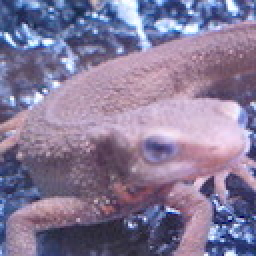
//> input picture q10/imori.jpg, 128 x 128 px (shown 2 times larger)
$ ./43q   (built with g++ and OpenCV 4)
//> lines starting //> are read from the running program, lines starting //| are printed output that depends on the picture
#include <iostream>
#include <cmath>
#include <algorithm>
#include <opencv2/opencv.hpp>
using namespace std;


void bgrtogray(cv::Mat &src, cv::Mat &dst)
{
    for(int y = 0; y < src.rows; y++){
        for(int x = 0; x < src.cols; x++){
            dst.at<uint8_t>(y, x) = (uint8_t)(0.2126 * (double)src.at<cv::Vec3b>(y, x)[2] +
                0.7152 * (double)src.at<cv::Vec3b>(y, x)[1] +
                0.0722 * (double)src.at<cv::Vec3b>(y, x)[0]);
        }
    }
}

void gaussian_filter5x5(cv::Mat &src, cv::Mat &dst, double sigma)
{
    //making kernel
    double kernel[5][5];
    double kernel_sum = 0.0;

    for(int y = -2; y <= 2; y++){
        for(int x = -2; x <= 2; x++){
            kernel[y+2][x+2] = 1/(2*M_PI*sigma*sigma)*exp(-(y*y + x*x)/(2*sigma*sigma));
            kernel_sum += kernel[y+2][x+2];
        }
    }
    //正規化1
    for(int y = -2; y <= 2; y++){
        for(int x = -2; x <= 2; x++){
            kernel[y+2][x+2] /=kernel_sum;
        }
    }
    //kernel check
    for(int y = -2; y <= 2; y++){
        for(int x = -2; x <= 2; x++){
           std::cout <<  kernel[y+2][x+2] ;
        }
        std::cout << std::endl;
    }

    // [17 lines of commented-out code are left out]

    cv::Mat temp = cv::Mat::zeros(dst.rows, dst.cols, CV_8UC1);

    float sum;
    for(int y = 0; y < src.rows; y++){
        for(int x = 0; x < src.cols; x++){
                sum = 0.0;

                for(int dy = -2; dy <= 2; dy++){//5x5でカーネル作って3x3で畳み込みはないわぁ
                    for(int dx = -2; dx <= 2; dx++){
                        //範囲外srcはs0?
                        sum += kernel[dy+2][dx+2] * (float)src.at<uint8_t>(y + dy, x + dx);
                    }
                }
                dst.at<float>(y, x) = std::clamp(sum, 0.0f, 255.0f);
                temp.at<uint8_t>(y, x) = std::clamp((int)sum, 0, 255);
        }
    }

    //cv::imshow("sample", temp);
    //cv::waitKey(0);
    //cv::destroyAllWindows();
}


void sobel_filter3x3(cv::Mat img, cv::Mat dst, bool flag)
{
    float kernelY[3][3] = {//Y方向微分-->横方向の輪郭
        {1, 2, 1},
        {0, 0, 0},
        {-1, -2, -1}
    };

    float kernelX[3][3] = {//X方向微分-->縦方向の輪郭
        {1, 0, -1},
        {2, 0, -2},
        {1, 0, -1}
    };

    float (*kernel)[3];//OK.二次元配列のアドレス格納用．//float型3要素のポインタになる．

    //check
    if(flag){
        printf("X\n");
        kernel = kernelX;
    }else{
        printf("Y\n");
        kernel = kernelY;
    }

    double temp;
    for(int y = 0; y < img.rows; y++){
        for(int x = 0; x < img.cols; x++){

            temp = 0;
            for(int dy = -1; dy <= 1; dy++){
                for(int dx = -1; dx <= 1; dx++){
                    if (((y + dy) >= 0) && (( x + dx) >= 0) && ((y + dy) < img.rows) && ((x + dx) < img.cols)){
                        temp += img.at<float>(y + dy, x + dx)*kernel[dy+1][dx+1];
                    }
                }
            }
            dst.at<float>(y, x) = fmax(0., fmin(temp, 255.0));
        }
    }

}


void get_edge(cv::Mat &fx, cv::Mat &fy, cv::Mat &dst)
{

    for(int y = 0; y < dst.rows; y++){
        for(int x = 0; x < dst.cols; x++){
            int tx = fx.at<float>(y, x);//途中計算は全部floatで殴るのが正解かもわからん．こっちのが精度高い気がしてる．
            int ty = fy.at<float>(y, x);
            dst.at<uint8_t>(y, x) = (uint8_t)std::clamp( (int)sqrt(tx*tx + ty*ty), 0, 255);//c++17
            //fmax(fmin(sqrt(pow(fx.at<uint8_t>(y, x), 2) + pow(fy.at<uint8_t>(y, x), 2)), 255), 0);
        }
    }
}

void get_angle(cv::Mat &fx, cv::Mat &fy, cv::Mat &dst)
{
    double tx;
    double ty;

    double ans;
    for(int y = 0; y < dst.rows; y++){
        for(int x = 0; x < dst.cols; x++){
            tx = (double)fx.at<float>(y, x);
            ty = (double)fy.at<float>(y, x);
            if(tx == 0) tx = 0.0000001;//分母0回避
            //std::cout << tx << "::" << ty << std::endl;

            ans = std::atan2(ty, tx);//[-pi, pi]の範囲//radで返ってきてる．
            ans = (ans * 180)/M_PI;

            //-22.5~157.5に修正
            if(ans < -22.5){
                ans += 180;
            }else if(157.5 < ans){
                ans -= 180;
            }
            //std::cout << ans << " ";
            //output
            if(ans <= 22.5){
                ans = 0;
            }else if(ans <=67.5){
                ans = 45;
            }else if(ans <= 112.5){
                ans = 90;
            }else{
                ans = 135;
            }
            dst.at<uint8_t>(y, x) = (uint8_t)ans;
        }
    }
}


cv::Mat non_maximum_suppression(cv::Mat &edge, cv::Mat &angle)
{//この処理畳み込みで書けないか????
//または代用として空間フィルタリング処理で先鋭化出来るような気がしてるが...
    cv::Mat dst = cv::Mat::zeros(edge.rows, edge.cols, CV_8UC1);
    int ang, ed_l, ed_s, ed_r;

    for(int y = 0; y < edge.rows; y++){
        for(int x = 0; x < edge.cols; x++){

            ang = angle.at<uint8_t>(y, x);

            if(ang == 0){
                //x方向両サイド
                ed_l = edge.at<uint8_t>(y, x-1);
                ed_s = edge.at<uint8_t>(y, x);
                ed_r = edge.at<uint8_t>(y, x+1);
                //境界
                if(x - 1 == -1) ed_l = 0;
                if(x + 1 == edge.rows) ed_r = 0;
                //条件
                if(ed_s != fmax(fmax(ed_l, ed_s), ed_r)){
                    dst.at<uint8_t>(y, x) = 0;
                }else{
                    dst.at<uint8_t>(y, x) = ed_s;
                }
            }else if(ang == 45){
                //斜め1
                ed_l = edge.at<uint8_t>(y+1, x-1);
                ed_s = edge.at<uint8_t>(y, x);
                ed_r = edge.at<uint8_t>(y-1, x+1);
                //境界
                if(x - 1 == -1 || y + 1 == edge.rows) ed_l = 0;
                if(x + 1 == edge.rows || y - 1 == -1) ed_r = 0;
                //条件
                if(ed_s != fmax(fmax(ed_l, ed_s), ed_r)){
                    dst.at<uint8_t>(y, x) = 0;
                }else{
                    dst.at<uint8_t>(y, x) = ed_s;
                }
            }else if(ang == 90){
                //上下
                ed_l = edge.at<uint8_t>(y+1, x);//上
                ed_s = edge.at<uint8_t>(y, x);
                ed_r = edge.at<uint8_t>(y-1, x);//下
                //境界
                if(y - 1 == -1) ed_l = 0;
                if(y + 1 == edge.rows) ed_r = 0;
                //条件
                if(ed_s != fmax(fmax(ed_l, ed_s), ed_r)){
                    dst.at<uint8_t>(y, x) = 0;
                }else{
                    dst.at<uint8_t>(y, x) = ed_s;
                }
            }else{
                //斜め2
                ed_l = edge.at<uint8_t>(y-1, x-1);
                ed_s = edge.at<uint8_t>(y, x);
                ed_r = edge.at<uint8_t>(y+1, x+1);
                //境界
                if(y - 1 == -1 || x - 1 == -1) ed_l = 0;
                if(y + 1 == edge.rows || x + 1 == edge.cols) ed_r = 0;
                //条件
                if(ed_s != fmax(fmax(ed_l, ed_s), ed_r)){
                    dst.at<uint8_t>(y, x) = 0;
                }else{
                    dst.at<uint8_t>(y, x) = ed_s;
                }
            }
        }
    }

    return dst;
}

void histerisis(cv::Mat &src, cv::Mat &dst, int HT, int LT)
{

    int vmax = 0;
    for(int y = 0; y < src.rows; y++){
        for(int x = 0; x < src.cols; x++){
            int value = src.at<uint8_t>(y, x);
            if( HT <= value ){

                dst.at<uint8_t>(y, x) = 255;
            }else if(LT < value  && value <= HT){

                for(int dy = -1; dy <= 1; dy++){
                    for(int dx = -1; dx <= 1; dx++){
                        if(vmax < src.at<uint8_t>( fmin(fmax(y+dy, 0), src.rows-1), fmin(fmax(x+dx, 0), src.cols-1) ) ){//畳み込みで最大値特定
                            vmax = src.at<uint8_t>(y+dy, x+dx);
                        }
                        dst.at<uint8_t>(y, x) = vmax;
                    }
                }
            }else if(value <= LT){

                dst.at<uint8_t>(y, x) = 0;
            }

        }
    }
}


int canny_step3(void)
{
    /*<<<--step1:ノイズ低減と微分-->>>*/
    /*フツーの空間フィルタだとノイズが強い．だからこのアルゴリズムを使う．*/
    cv::Mat src = cv::imread("./imori.jpg");
//> src is the input picture: 128 rows x 128 cols, CV_8UC3; mean B, G, R 152.8, 121.8, 134.1
    cv::Mat dst = cv::Mat::zeros(src.rows, src.cols, CV_8UC1);
    cv::Mat gau_dst = cv::Mat::zeros(src.rows, src.cols, CV_32FC1);
    cv::Mat fx = cv::Mat::zeros(src.rows, src.cols, CV_32FC1);
    cv::Mat fy = cv::Mat::zeros(src.rows, src.cols, CV_32FC1);

    bgrtogray(src, dst);
    gaussian_filter5x5(dst, gau_dst, 1.4);
//> the loop in gaussian_filter5x5, `for(int y = 0; y < src.rows; y++)` made 128 passes
//> sum on passes 1 to 12: 77.53, 100.9, 108.8, 105.6, 101.5, 102, 109.5, 121.6, 133, 141.1, 140.8, 132.3
//> after the loop in gaussian_filter5x5, `for(int y = 0; y < src.rows; y++)`:
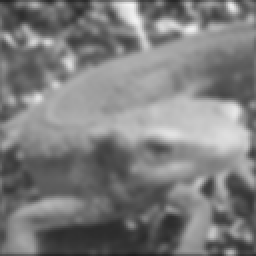
//> dst: 128 rows x 128 cols, CV_32FC1 (shown 2 times larger); min 30.05, max 243.3, mean 125.4
//> after the loop in gaussian_filter5x5, `for(int y = 0; y < src.rows; y++)`: sum = 48.94
    sobel_filter3x3(gau_dst, fx, true);
//> the loop in sobel_filter3x3, `for(int y = 0; y < img.rows; y++)` made 128 passes
//> temp on passes 1 to 12: 292, 436.6, 466.3, 452.1, 434.3, 445.3, 493.4, 561.2, 621.3, 652.4, 643, 600.4
//> after the loop in sobel_filter3x3, `for(int y = 0; y < img.rows; y++)`:
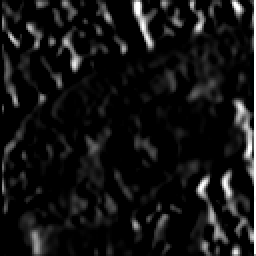
//> dst: 128 rows x 128 cols, CV_32FC1 (shown 2 times larger); min 0, max 255, mean 20.4
//> after the loop in sobel_filter3x3, `for(int y = 0; y < img.rows; y++)`: temp = 171.8
    sobel_filter3x3(gau_dst, fy, false);
//> call 2 of sobel_filter3x3, with flag = false
//> the loop in sobel_filter3x3 (call 2), `for(int y = 0; y < img.rows; y++)` made 128 passes
//> temp on passes 1 to 12: -315.8, -93.21, -8.35, 27.91, 11.74, -31.54, -71.77, -82.23, -64.13, -21.72, 33.07, 65.43
//> after the loop in sobel_filter3x3 (call 2), `for(int y = 0; y < img.rows; y++)`:
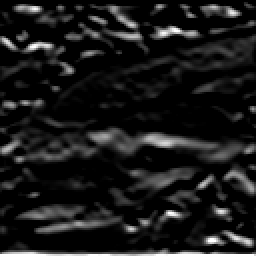
//> dst: 128 rows x 128 cols, CV_32FC1 (shown 2 times larger); min 0, max 255, mean 25.8
//> after the loop in sobel_filter3x3 (call 2), `for(int y = 0; y < img.rows; y++)`: temp = 213.3

    cv::Mat edge = cv::Mat::zeros(src.rows, src.cols, CV_8UC1);
    cv::Mat angle = cv::Mat::zeros(src.rows, src.cols, CV_8UC1);

    get_edge(fx, fy, edge);
//> after the loop in get_edge, `for(int y = 0; y < dst.rows; y++)`:
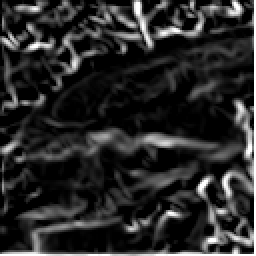
//> dst: 128 rows x 128 cols, CV_8UC1 (shown 2 times larger); min 0, max 255, mean 41.5
    get_angle(fx, fy, angle);
//> the loop in get_angle, `for(int y = 0; y < dst.rows; y++)` made 128 passes
//> (ty, ans) on passes 1 to 12: (0, 0), (0, 0), (0, 0), (27.91, 0), (11.74, 0), (0, 0), (0, 0), (0, 0), (0, 0), (0, 0), (33.07, 0), (65.43, 0)
//> after the loop in get_angle, `for(int y = 0; y < dst.rows; y++)`:
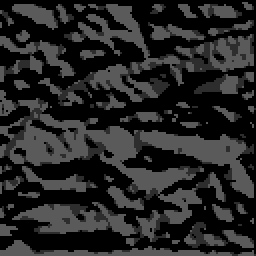
//> dst: 128 rows x 128 cols, CV_8UC1 (shown 2 times larger); min 0, max 90, mean 37.8
//> after the loop in get_angle, `for(int y = 0; y < dst.rows; y++)`: tx = 171.8; ty = 213.3; ans = 45

    /*<<<--step2:勾配最大位置特定-->>>*/
    /*Non-maximum seppression(NMS)で非最大値以外を除去．勾配方向に対して最大値位置なのかを判断する．*/
    cv::Mat result = non_maximum_suppression(edge, angle);
//> the loop in non_maximum_suppression, `for(int y = 0; y < edge.rows; y++)` made 128 passes
//> (ang, ed_l) on passes 1 to 12: (0, 70), (0, 81), (0, 56), (0, 60), (0, 27), (0, 31), (0, 61), (0, 99), (0, 127), (0, 136), (0, 139), (0, 150)
//> after the loop in non_maximum_suppression, `for(int y = 0; y < edge.rows; y++)`:
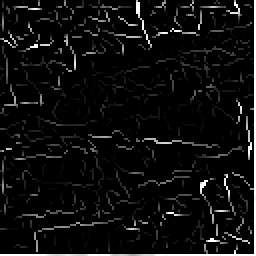
//> dst: 128 rows x 128 cols, CV_8UC1 (shown 2 times larger); min 0, max 255, mean 14.4
//> after the loop in non_maximum_suppression, `for(int y = 0; y < edge.rows; y++)`: ed_l = 0; ed_s = 255; ed_r = 0


    /*<<<--step3:ヒステリシス閾値処理-->>>*/
    /*HTとLTの二つの閾値で勾配強度の二値化を行う*/
    histerisis(result, dst, 50, 20);
//> the loop in histerisis, `for(int y = 0; y < src.rows; y++)` made 128 passes
//> vmax on passes 1 to 12: 56, 57, 78, 78, 78, 78, 78, 80, 80, 80, 80, 80
//> after the loop in histerisis, `for(int y = 0; y < src.rows; y++)`:
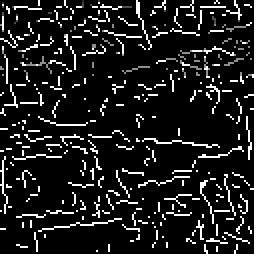
//> dst: 128 rows x 128 cols, CV_8UC1 (shown 2 times larger); min 0, max 255, mean 32.1
//> after the loop in histerisis, `for(int y = 0; y < src.rows; y++)`: vmax = 255
    cv::imshow("dst", dst);//勾配角度
    cv::waitKey(0);
    cv::imwrite("./img/43q_ans.jpg", dst);//妥協．若干違うような気がするけど，だいたい出来てるような気がするのでOK．

    return 0;
}


int main(int argc, char *argv[])
{
    canny_step3();
    return 0;
}
